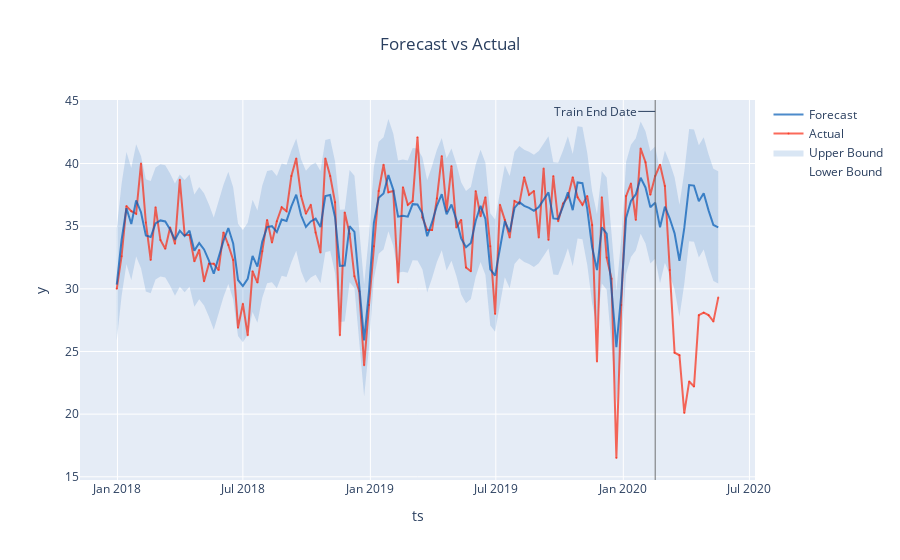

The notebook cell saved with this chart:
### Code cell
# During COVID
counselling_res_covid = greykite_fit_explore(combined_states_begining_covid, 'counselling', yearly_seasonality=15, quarterly_seasonality = 15, monthly_seasonality = 0, holiday_lookup_countries=['US'])
